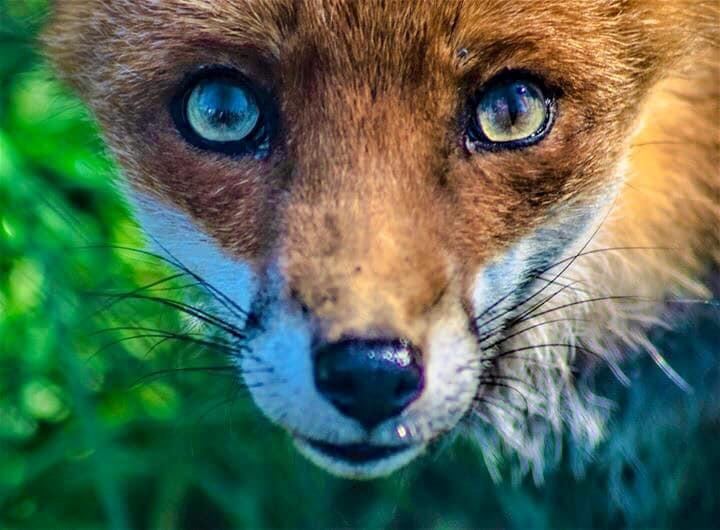
#> input picture assets/test1.jpg, 720 x 530 px
$ python rotation.py
#> lines starting #> are read from the running program, lines starting #| are printed output that depends on the picture
import cv2 as cv


if __name__ == "__main__":

    img = cv.imread("../../assets/test1.jpg")
#> img is the input picture: shape (530, 720, 3); mean B, G, R 83.2, 106.1, 85.5
    height, width = img.shape[:2]
#> height = 530; width = 720

    # rotating img 45 deg with rotation point equal to center of img
    rotation_matrix = cv.getRotationMatrix2D((width // 2, height // 2), 45, 1)
    output = cv.warpAffine(img, rotation_matrix, (width, height))
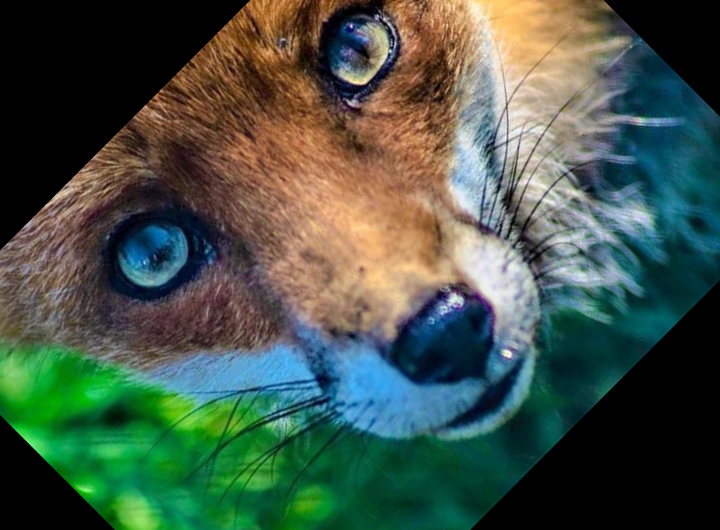
#> output: shape (530, 720, 3); mean B, G, R 71.2, 84.3, 68.1
    cv.imshow("1) 45 deg rotation", output)

    # rotating img 90 deg with rotation point equal to center of img
    rotation_matrix = cv.getRotationMatrix2D((width // 2, height // 2), 90, 1)
#> rotation_matrix = [[6.12e-17, 1, 95], [-1, 6.12e-17, 625]]
    output = cv.warpAffine(img, rotation_matrix, (width, height))
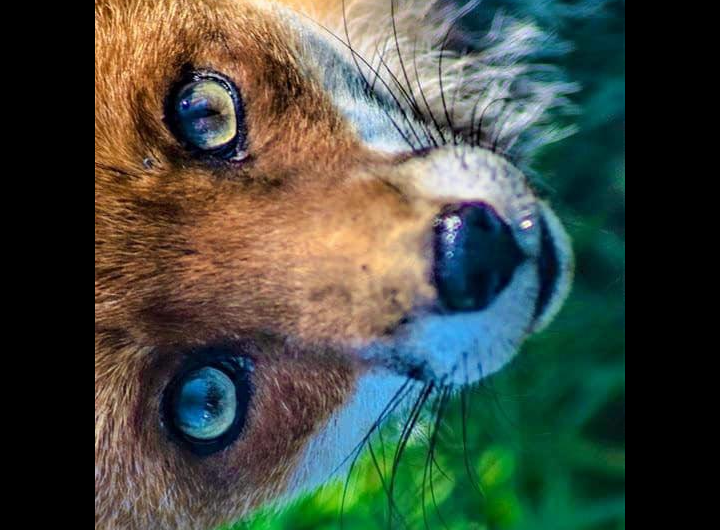
#> output: shape (530, 720, 3); mean B, G, R 65, 74.8, 66.8
    cv.imshow("2) 90 deg rotation", output)

    # rotating img 180 deg with rotation point equal to center of img
    rotation_matrix = cv.getRotationMatrix2D((width // 2, height // 2), 180, 1)
    output = cv.warpAffine(img, rotation_matrix, (width, height))
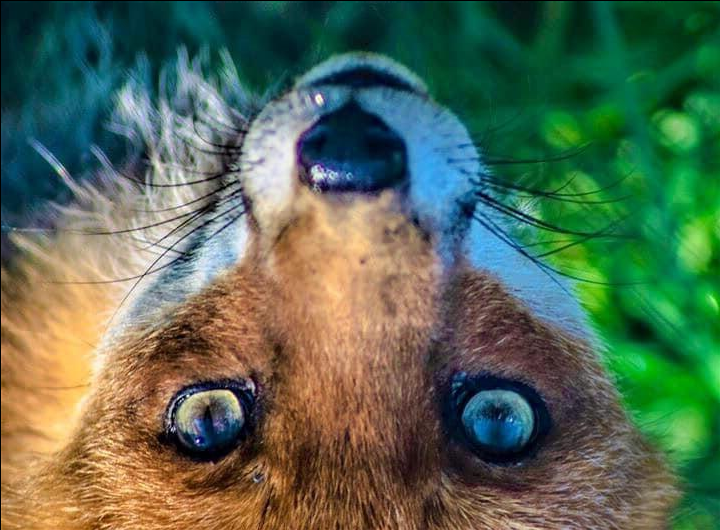
#> output: shape (530, 720, 3); mean B, G, R 83, 105.7, 85.2
    cv.imshow("3) 180 deg rotation", output)

    # rotating img 300 deg with rotation point equal to center of img
    rotation_matrix = cv.getRotationMatrix2D((width // 2, height // 2), 300, 1)
    output = cv.warpAffine(img, rotation_matrix, (width, height))
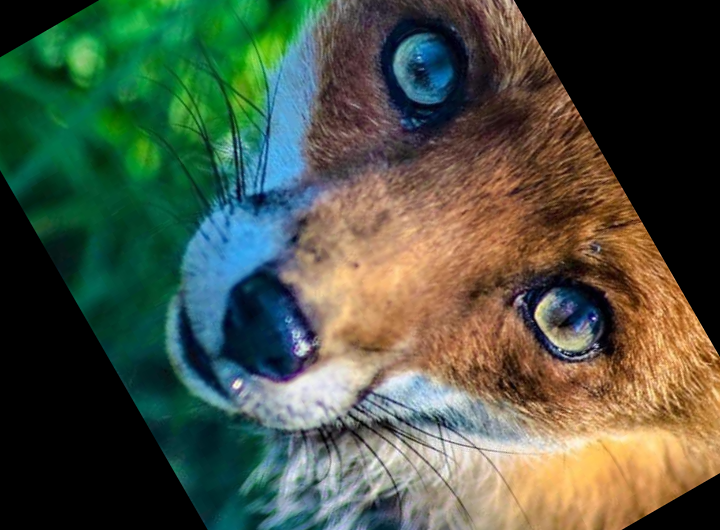
#> output: shape (530, 720, 3); mean B, G, R 68, 84.9, 75
    cv.imshow("4) 300 deg rotation", output)

    # rotating img 90 deg with rotation point equal to center of img
    rotation_matrix = cv.getRotationMatrix2D((width // 2, height // 2), -90, 1)
    output = cv.warpAffine(img, rotation_matrix, (width, height))
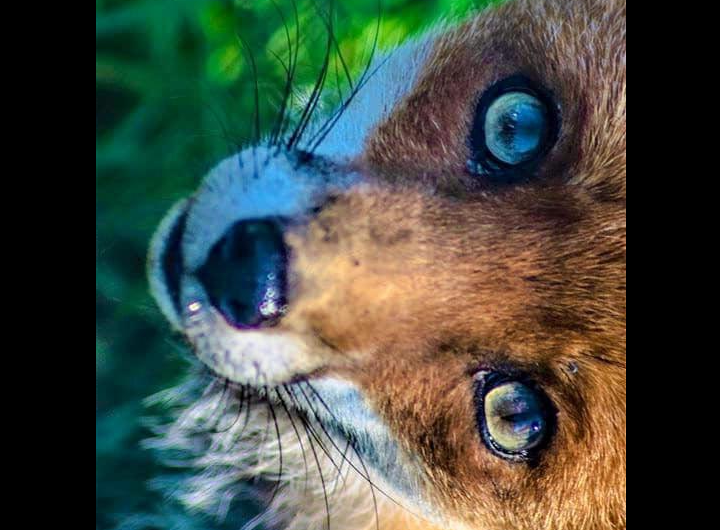
#> output: shape (530, 720, 3); mean B, G, R 64.9, 74.8, 66.6
    cv.imshow("5) -90 deg rotation", output)

    # rotating img -135 deg with rotation point equal to center of img
    rotation_matrix = cv.getRotationMatrix2D((width // 2, height // 2), -135, 1)
    output = cv.warpAffine(img, rotation_matrix, (width, height))
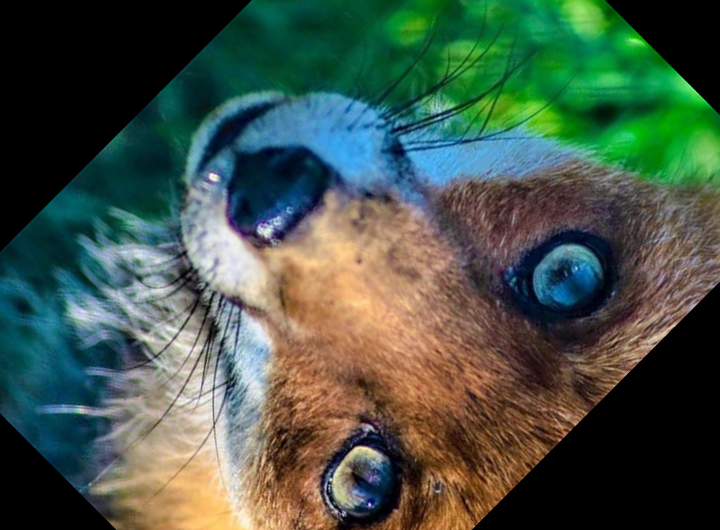
#> output: shape (530, 720, 3); mean B, G, R 71.2, 84.2, 67.9
    cv.imshow("6) -135 deg rotation", output)

    cv.waitKey(0)
    cv.destroyAllWindows()


# hint
# rotations are counter clockwise unless the degree value is negative
# 90 degree counter clockwise == -270 degree clockwise

$ run again, with assets/test10.jpg copied over assets/test1.jpg
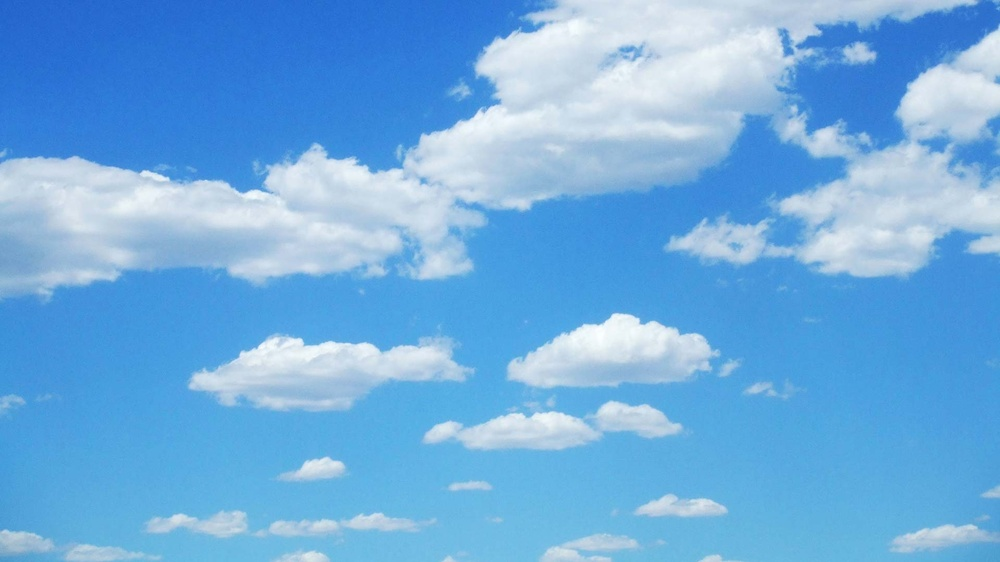
#> input picture assets/test10.jpg, 1000 x 562 px, shrunk from 1920 x 1080 before the run
#> img is the input picture: shape (562, 1000, 3); mean B, G, R 223.5, 172.7, 111.8
#> `output = cv.warpAffine(img, rotation_matrix, (width, height))`:
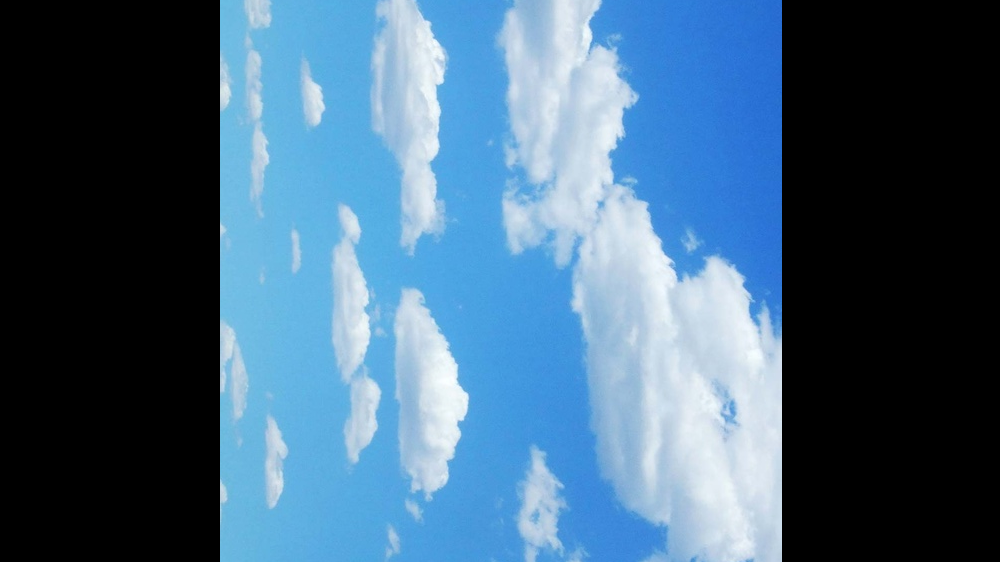
#> output: shape (562, 1000, 3); mean B, G, R 126.9, 101, 68.4
#> `output = cv.warpAffine(img, rotation_matrix, (width, height))`:
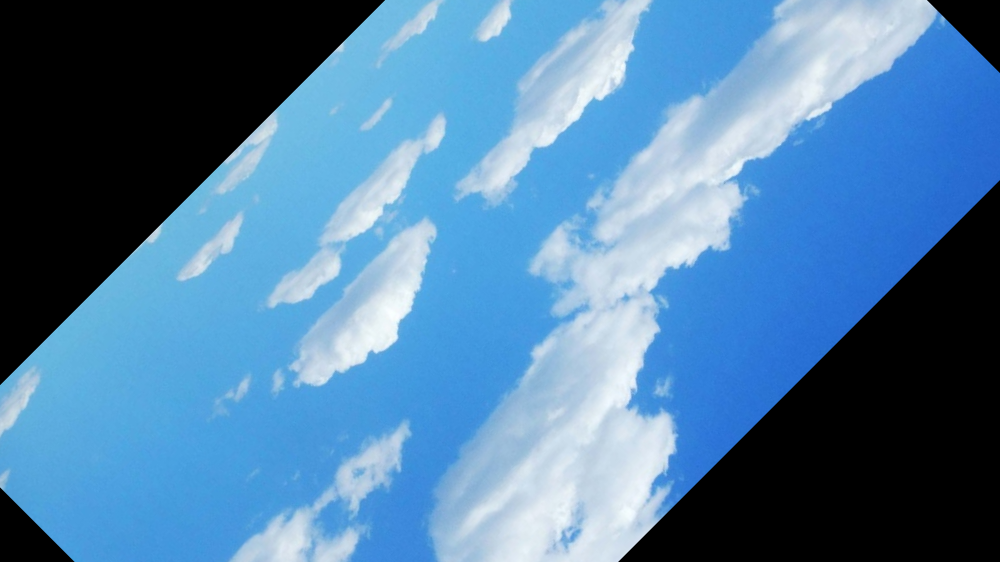
#> output: shape (562, 1000, 3); mean B, G, R 163.4, 125.7, 80.7

$ run again, with assets/test11.jpg copied over assets/test1.jpg
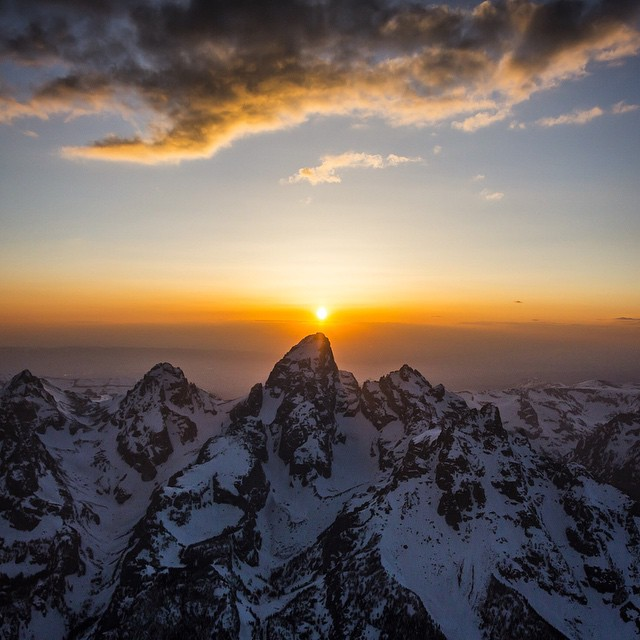
#> input picture assets/test11.jpg, 640 x 640 px
#> img is the input picture: shape (640, 640, 3); mean B, G, R 90.6, 98.2, 111.2
#> `output = cv.warpAffine(img, rotation_matrix, (width, height))`:
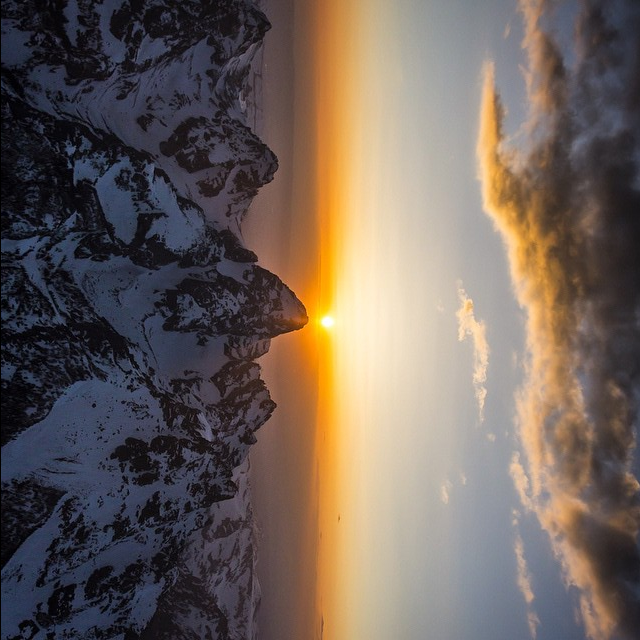
#> output: shape (640, 640, 3); mean B, G, R 90.5, 98.1, 111.1
#> `output = cv.warpAffine(img, rotation_matrix, (width, height))`:
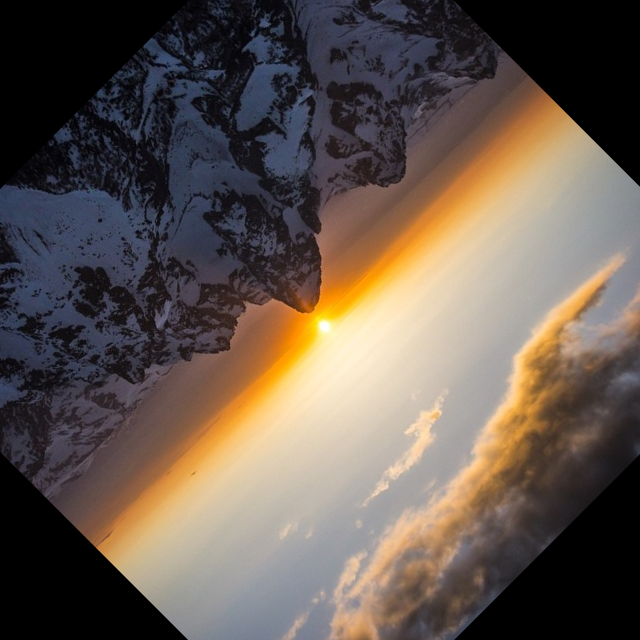
#> output: shape (640, 640, 3); mean B, G, R 79.1, 88.1, 100.7

$ run again, with assets/test12.jpg copied over assets/test1.jpg
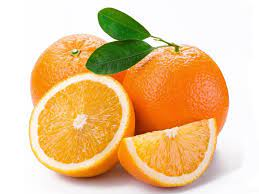
#> input picture assets/test12.jpg, 259 x 194 px
#> img is the input picture: shape (194, 259, 3); mean B, G, R 151.3, 197.5, 232.2
#> `output = cv.warpAffine(img, rotation_matrix, (width, height))`:
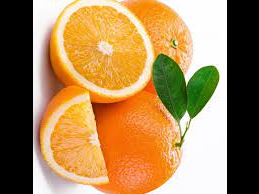
#> output: shape (194, 259, 3); mean B, G, R 88.3, 134.3, 168.8
#> `output = cv.warpAffine(img, rotation_matrix, (width, height))`:
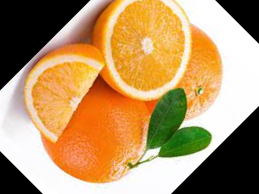
#> output: shape (194, 259, 3); mean B, G, R 102.7, 148.4, 182.8
